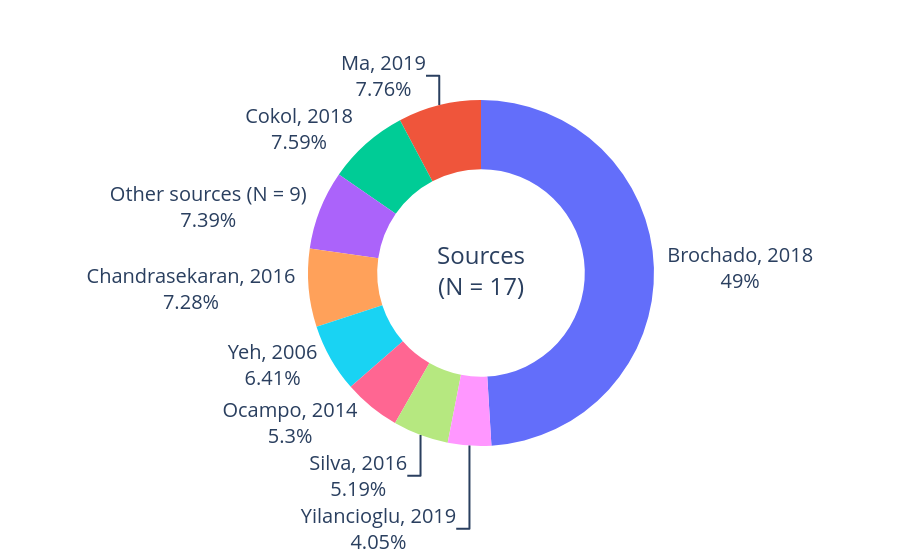
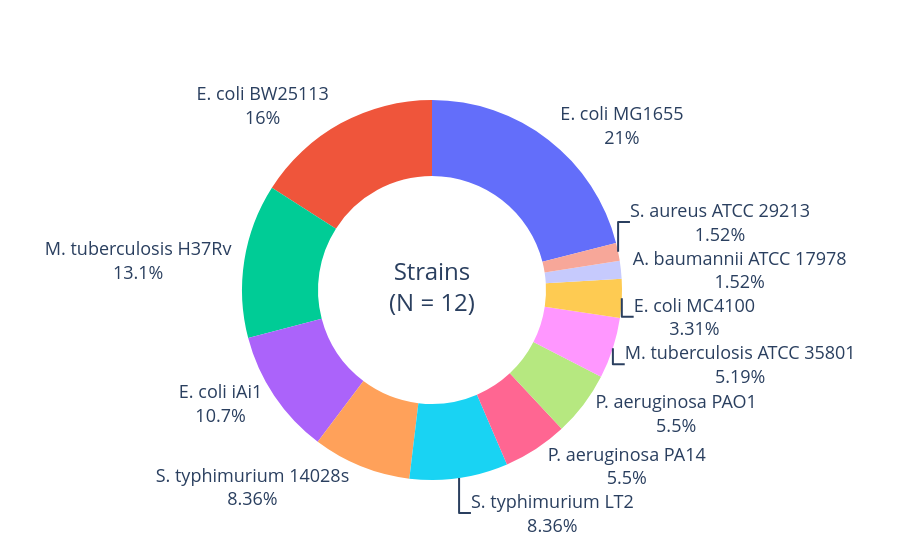
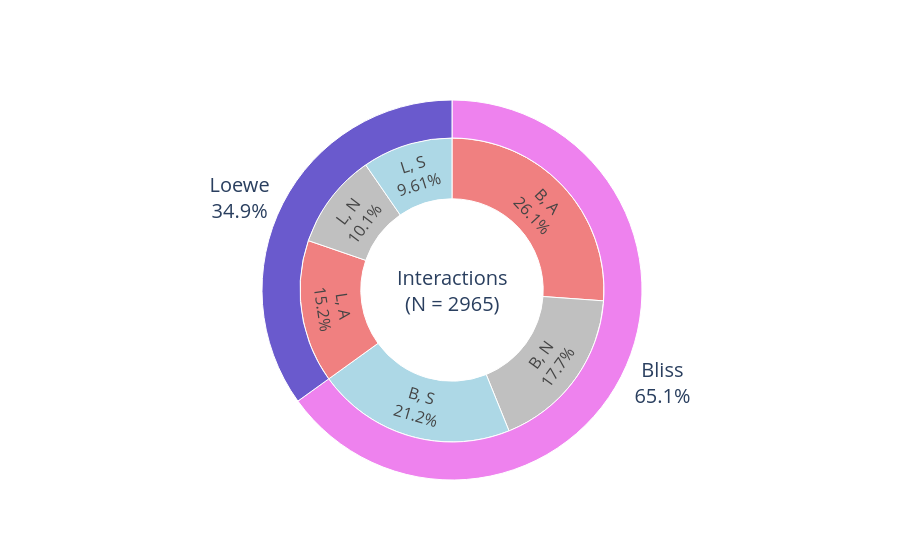

Notebook cell for these charts, in order:
### Markdown cell above
#### Figure S1: replicated TACTIC data

### Code cell
# Import relevant functions
import plotly.graph_objects as go

# Define relevant data
ixn_data    = master['data']
source_key  = pd.read_excel('./data/ixn_data.xlsx', sheet_name='source_key', engine='openpyxl')

# Panel A: sources
df = ixn_data.groupby(['Source']).size().reset_index(name='N')
df.loc[df['N'] < 100, 'Source'] = 100
df = df.merge(source_key[['Source', 'Reference']], on='Source', how='left')
df.loc[df['Source'] == max(df['Source']), 'Reference'] = 'Other sources'
n = sum(df['Reference'] == 'Other sources') 
df['Reference'] = df['Reference'].replace('Other sources', 'Other sources (N = {})'.format(n))
df = df.groupby(['Reference']).sum()

fig = go.Figure(data=[go.Pie(labels=df.index.tolist(), values=df['N'], hole=0.6)], 
                layout=go.Layout(paper_bgcolor='rgba(0,0,0,0)', plot_bgcolor='rgba(0,0,0,0)'))
fig.update_layout(annotations=[dict(text='Sources<br>(N = {})'.format(df.shape[0]+n-1), 
    x=0.5, y=0.51, font_size=24, showarrow=False)], showlegend=False)
fig.update_traces(textposition='outside', textinfo='percent+label', textfont_size=20)
fig.show()
figures['Figure S1A'] = fig

# Panel B: strains
df = ixn_data[['Strain']]
n = len(df['Strain'].unique())
df.loc[df['Strain'].str.contains(r'M. [^t]+', case=True), 'Strain'] = 'Non-TB Mycobacteria'
df = df.groupby(['Strain']).size().reset_index(name='N')
df['Strain'] = df['Strain'].replace('Non-TB Mycobacteria', 'Non-TB Mycobacteria (N = {})'.format(n-df.shape[0]+1))

fig = go.Figure(data=[go.Pie(labels=df['Strain'], values=df['N'], hole=0.6)], 
                layout=go.Layout(paper_bgcolor='rgba(0,0,0,0)', plot_bgcolor='rgba(0,0,0,0)'))
fig.update_layout(annotations=[dict(text='Strains<br>(N = {})'.format(n), 
    x=0.5, y=0.51, font_size=24, showarrow=False)], showlegend=False)
fig.update_traces(textposition='outside', textinfo='label+percent', textfont_size=18)
fig.show()
figures['Figure S1B'] = fig

# Panel C: interactions
def f(x): 
    if x['Degree'] > 3: 
        return 'N > 3' 
    else: 
        return 'N = ' + str(x['Degree'])
df = ixn_data[['Metric', 'Label', 'Degree']]
df['Level'] = df.apply(f, axis=1)
df = df.groupby(['Metric', 'Label', 'Level']).size().reset_index(name='N')

x = df.groupby(['Metric']).sum()
y = df.groupby(['Metric', 'Label']).sum()

outer_colors = ['violet', 'slateblue']
inner_colors = ['lightcoral', 'silver', 'lightblue', 'lightcoral', 'silver', 'lightblue']
inner_labels = ['B, A', 'B, N', 'B, S', 'L, A', 'L, N', 'L, S']
inner_donut = go.Pie(
    labels=inner_labels, 
    values=y['N'], 
    hole=0.6,
    sort=False,
    direction='clockwise',
    domain={'x': [0.2, 0.8], 'y': [0.1, 0.9]},
    textinfo='label+percent',
    textposition='inside',
    textfont_size=16, 
    marker={'line': {'color': 'white', 'width': 1}, 'colors': inner_colors}
)
outer_donut = go.Pie(
    labels=x.index.values, 
    values=x['N'], 
    hole=0.8,
    sort=False,
    direction='clockwise',
    domain={'x': [0.1, 0.9], 'y': [0, 1]},
    textinfo='label+percent',
    textposition='outside',
    textfont_size=20, 
    marker={'line': {'color': 'white', 'width': 1}, 'colors': outer_colors}
)
fig = go.Figure(data=[inner_donut, outer_donut], 
                layout=go.Layout(paper_bgcolor='rgba(0,0,0,0)', plot_bgcolor='rgba(0,0,0,0)'))
fig.update_layout(annotations=[dict(text='Interactions<br>(N = {})'.format(ixn_data.shape[0]), 
    x=0.5, y=0.5, font_size=20, showarrow=False)], showlegend=False)
fig.show()
figures['Figure S1C'] = fig

### Figure 1 — Plotly figure (JSON) as saved in the notebook; plotly's stock layout.template omitted (floating-point values rounded to 4 significant figures)
{"data": [{"hole": 0.6, "labels": ["Brochado, 2018", "Chandrasekaran, 2016", "Cokol, 2018", "Ma, 2019", "Ocampo, 2014", "Other sources (N = 9)", "Silva, 2016", "Yeh, 2006", "Yilancioglu, 2019"], "textfont": {"size": 20}, "textinfo": "percent+label", "textposition": "outside", "type": "pie", "values": [1454, 216, 225, 230, 157, 219, 154, 190, 120]}], "layout": {"annotations": [{"font": {"size": 24}, "showarrow": false, "text": "Sources<br>(N = 17)", "x": 0.5, "y": 0.51}], "paper_bgcolor": "rgba(0,0,0,0)", "plot_bgcolor": "rgba(0,0,0,0)", "showlegend": false}}

### Figure 2 — Plotly figure (JSON) as saved in the notebook; plotly's stock layout.template omitted (floating-point values rounded to 4 significant figures)
{"data": [{"hole": 0.6, "labels": ["A. baumannii ATCC 17978", "E. coli BW25113", "E. coli MC4100", "E. coli MG1655", "E. coli iAi1", "M. tuberculosis ATCC 35801", "M. tuberculosis H37Rv", "P. aeruginosa PA14", "P. aeruginosa PAO1", "S. aureus ATCC 29213", "S. typhimurium 14028s", "S. typhimurium LT2"], "textfont": {"size": 18}, "textinfo": "label+percent", "textposition": "outside", "type": "pie", "values": [45, 473, 98, 623, 316, 154, 389, 163, 163, 45, 248, 248]}], "layout": {"annotations": [{"font": {"size": 24}, "showarrow": false, "text": "Strains<br>(N = 12)", "x": 0.5, "y": 0.51}], "paper_bgcolor": "rgba(0,0,0,0)", "plot_bgcolor": "rgba(0,0,0,0)", "showlegend": false}}

### Figure 3 — Plotly figure (JSON) as saved in the notebook; plotly's stock layout.template omitted (floating-point values rounded to 4 significant figures)
{"data": [{"direction": "clockwise", "domain": {"x": [0.2, 0.8], "y": [0.1, 0.9]}, "hole": 0.6, "labels": ["B, A", "B, N", "B, S", "L, A", "L, N", "L, S"], "marker": {"colors": ["lightcoral", "silver", "lightblue", "lightcoral", "silver", "lightblue"], "line": {"color": "white", "width": 1}}, "sort": false, "textfont": {"size": 16}, "textinfo": "label+percent", "textposition": "inside", "type": "pie", "values": [775, 526, 628, 451, 300, 285]}, {"direction": "clockwise", "domain": {"x": [0.1, 0.9], "y": [0, 1]}, "hole": 0.8, "labels": ["Bliss", "Loewe"], "marker": {"colors": ["violet", "slateblue"], "line": {"color": "white", "width": 1}}, "sort": false, "textfont": {"size": 20}, "textinfo": "label+percent", "textposition": "outside", "type": "pie", "values": [1929, 1036]}], "layout": {"annotations": [{"font": {"size": 20}, "showarrow": false, "text": "Interactions<br>(N = 2965)", "x": 0.5, "y": 0.5}], "paper_bgcolor": "rgba(0,0,0,0)", "plot_bgcolor": "rgba(0,0,0,0)", "showlegend": false}}
